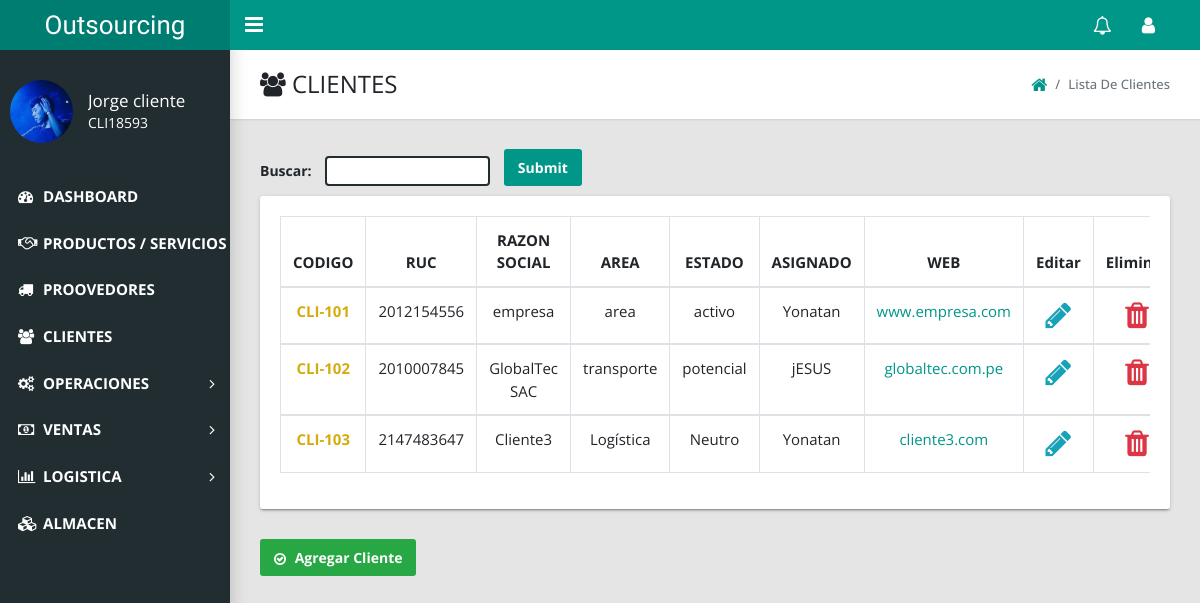
Before: /admin/index.php?action=view_clientes (signed in) with the older database file.
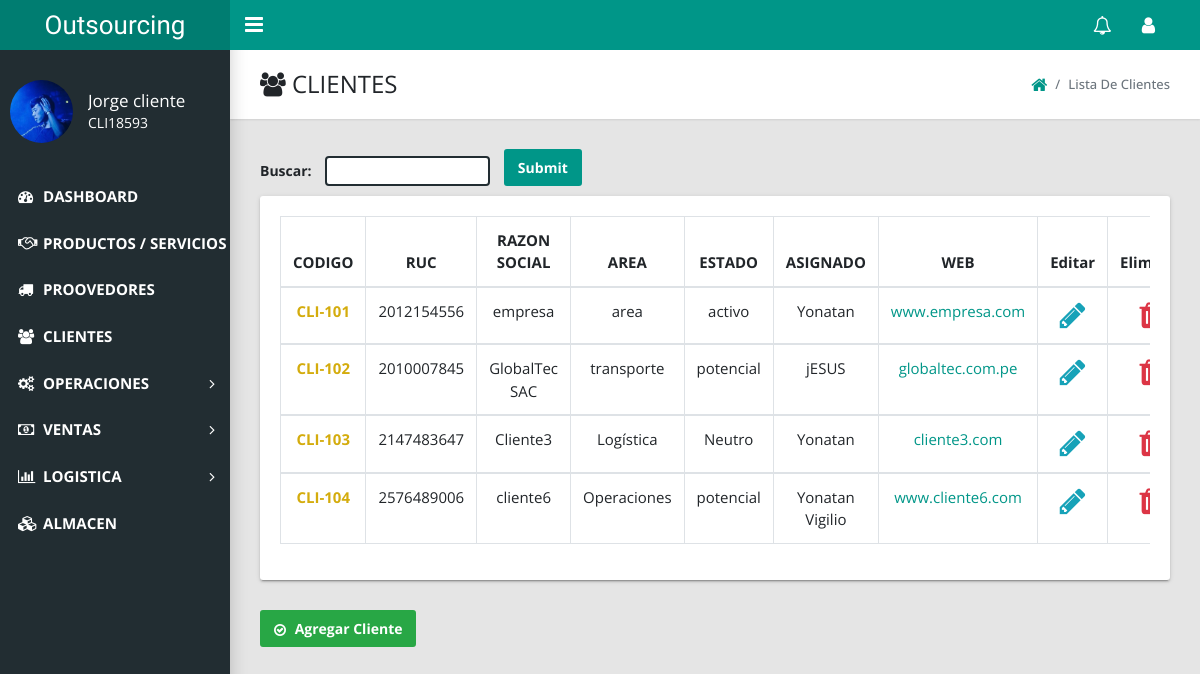
After: the same page with the newer database file.
### tables this page shows
CREATE TABLE `clientes` (
  `Id_cliente` int(10) NOT NULL,
  `cod_cliente` varchar(20) NOT NULL,
  `ruc_cliente` varchar(50) NOT NULL,
  `razon_cliente` varchar(50) NOT NULL,
  `direccion_cliente` text NOT NULL,
  `contacto_cliente` varchar(100) NOT NULL,
  `celular1_cliente` int(9) NOT NULL,
  `celular2_cliente` int(9) NOT NULL,
  `email1_cliente` varchar(50) NOT NULL,
  `email2_cliente` varchar(50) NOT NULL,
  `web_cliente` text NOT NULL,
  `area_cliente` varchar(50) NOT NULL,
  `estado_cliente` varchar(50) NOT NULL,
  `asignado_cliente` varchar(50) NOT NULL
);

### admin/includes/cotizaciones/ver_clientes.php (the view, shortened to what this page needs)
<link href="styles/main.css" type="text/css" rel="stylesheet">
<link href="styles/ver.css" type="text/css" rel="stylesheet">
<?php if ($_SESSION['role'] != 7 and $_SESSION['role'] != 17 and $_SESSION['role'] != 5) {
  echo "<script>alert('No puedes acceder acá ')</script>";
  echo "<script>window.open('index.php?logged_in=Logueaste%20correctamente!','_self')</script>";
} else {
?>
  <main class="app-content">
    <div class="app-title">
      <div>
        <h1><i class="fa fa-users"></i> CLIENTES</h1>
      </div>
      <ul class="app-breadcrumb breadcrumb side">
        <li class="breadcrumb-item"><a href="index.php?logged_in=Logueaste%20correctamente!"><i class="fa fa-home fa-lg"></i></a></li>
        <li class="breadcrumb-item active">Lista de Clientes</li>
      </ul>
    </div>
    <form action="buscador_cliente.php" method="get">
      <label>Buscar: </label>
      <input id="buscar_coti" type="text" name="buscador_serv" >
      <input type="submit" name="buscar_serv" class="btn btn-primary" style="margin-bottom:10px;margin-left: 10px;">
    </form>
    <div class="row" style="font-size: 15px;">
      <div class="col-md-12">
        <div class="tile">
          <div class="tile-body">
            <form action="" method="post" enctype="multipart/form-data">
              <div class="table-responsive">
                <table class="table table-hover table-bordered">
                  <thead align="center">
                    <tr>
                      <th>CODIGO</th>
                      <th>RUC</th>
                      <th>RAZON SOCIAL</th>
                      <th>AREA</th>
                      <th>ESTADO</th>
                      <th>ASIGNADO</th>
                      <th>WEB</th>
                      <th>Editar</th>
                      <th>Eliminar</th>
                    </tr>
                  </thead>
                  <?php
                  $all_cli = mysqli_query($conexion, "select * from clientes order by Id_cliente ");
                  while ($row = mysqli_fetch_array($all_cli)) {
                  ?>
                    <tbody align="center">
                      <tr>
                        <td><a href="index.php?action=view_cliente_id&cliente_codigo=<?php echo $row['cod_cliente']; ?>"style="color:#D4AC0D; font-weight: bold;"><?php echo $row['cod_cliente']; ?></a></td>
                        <td><?php echo $row['ruc_cliente']; ?></td>
                        <td><?php echo $row['razon_cliente']; ?></td>
                        <td><?php echo $row['area_cliente']; ?></td>
                        <td><?php echo $row['estado_cliente']; ?></td>
                        <td><?php echo $row['asignado_cliente']; ?></td>
                        <td><a href="https://<?php echo $row['web_cliente']; ?>" target="?blank"><?php echo $row['web_cliente']; ?></a></td>
                        <td class="delete"><a href="index.php?action=edit_clien&ruc=<?php echo $row['ruc_cliente']; ?>"><i class="fa fa-pencil fa-2x" aria-hidden="true"></i></a></td>
                        <td class="delete"><a href="index.php?action=view_clientes&delete_cliente=<?php echo $row['ruc_cliente']; ?>" onclick="return confirm('Estas seguro de eliminar que quieres eliminar  a este empleado?');"><i class="fa fa-trash fa-2x" aria-hidden="true"></i></a></td>
                      </tr>
                    </tbody>
                  <?php $i++;
                  }
                  ?>
                </table>
              </div>
            </form>
          </div>
        </div>
      </div>
    </div>
    <a href="index.php?action=add_clientes" class="btn btn-success"><i class="fa fa-check-circle-o" aria-hidden="true"></i> Agregar Cliente</a>
  </main>
<?php } ?>

Changed rows visible on the page:
added clientes: cod_cliente "CLI-104", ruc_cliente "2576489006", razon_cliente "cliente6", area_cliente "Operaciones", estado_cliente "potencial", asignado_cliente "Yonatan Vigilio", web_cliente "www.cliente6.com"
